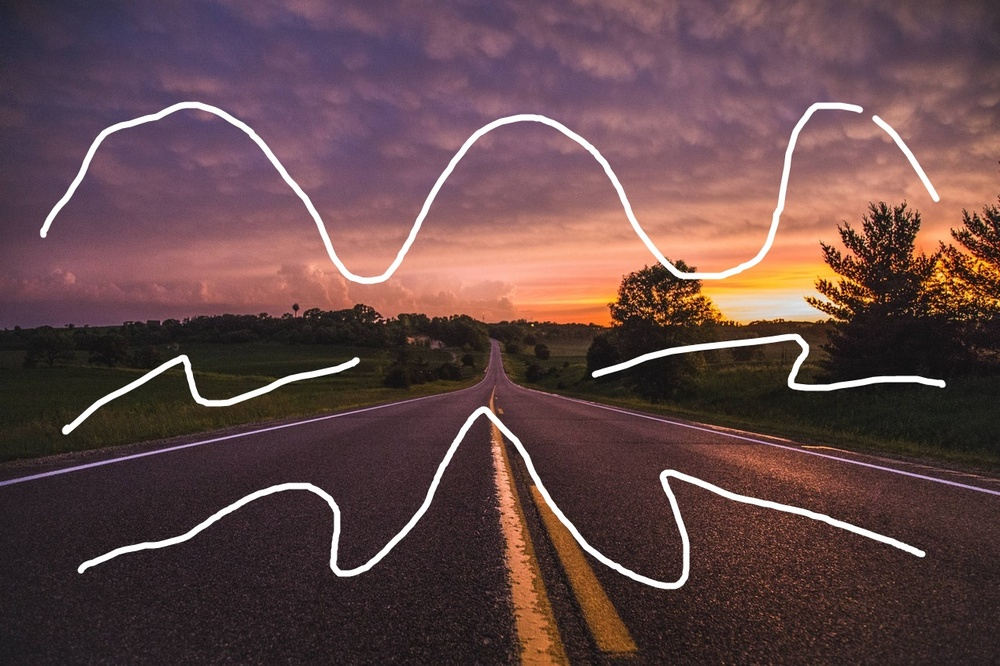
#> input picture HW3/road.jpg, 1000 x 666 px, shrunk from 1280 x 853 before the run
$ python watershed.py
#> lines starting #> are read from the running program, lines starting #| are printed output that depends on the picture; after the words box and inside, x2 and y2 are one past the last pixel; in counts of white or black regions, pixels touching at a corner belong together
import numpy as np
import cv2
from matplotlib import pyplot as plt

img = cv2.imread('road.jpg')
#> img is the input picture: shape (666, 1000, 3); mean B, G, R 72.7, 71.9, 99.5
img_orign = cv2.imread('road_orign.jpg')
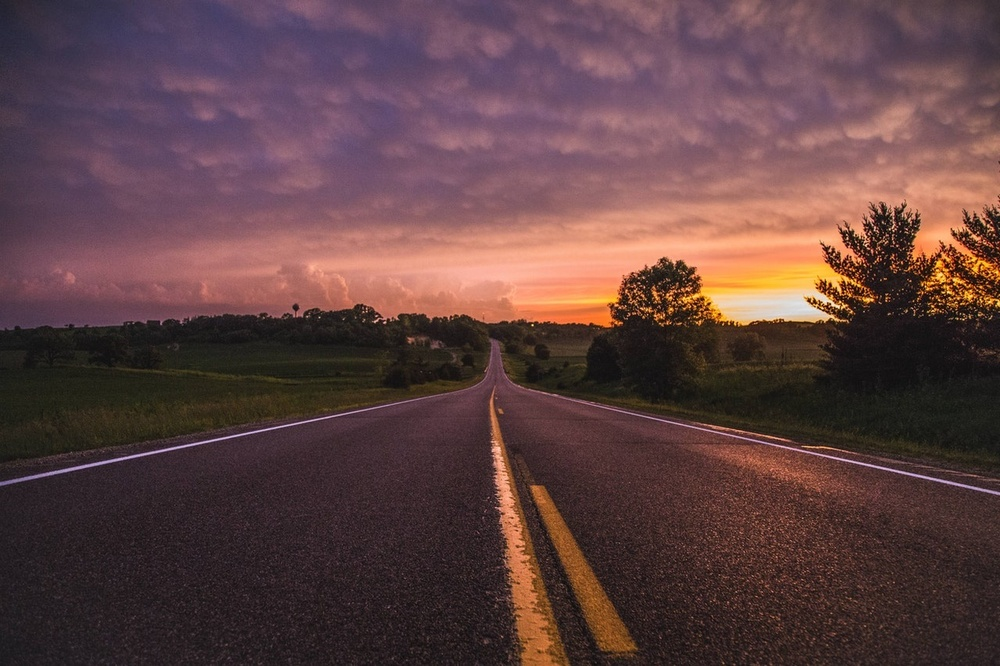
#> input picture HW3/road_orign.jpg, 1000 x 666 px, shrunk from 1280 x 853 before the run
#> img_orign is the input picture: shape (666, 1000, 3); mean B, G, R 66.7, 65.9, 94.6

gray = cv2.cvtColor(img,cv2.COLOR_BGR2GRAY) #轉換灰階
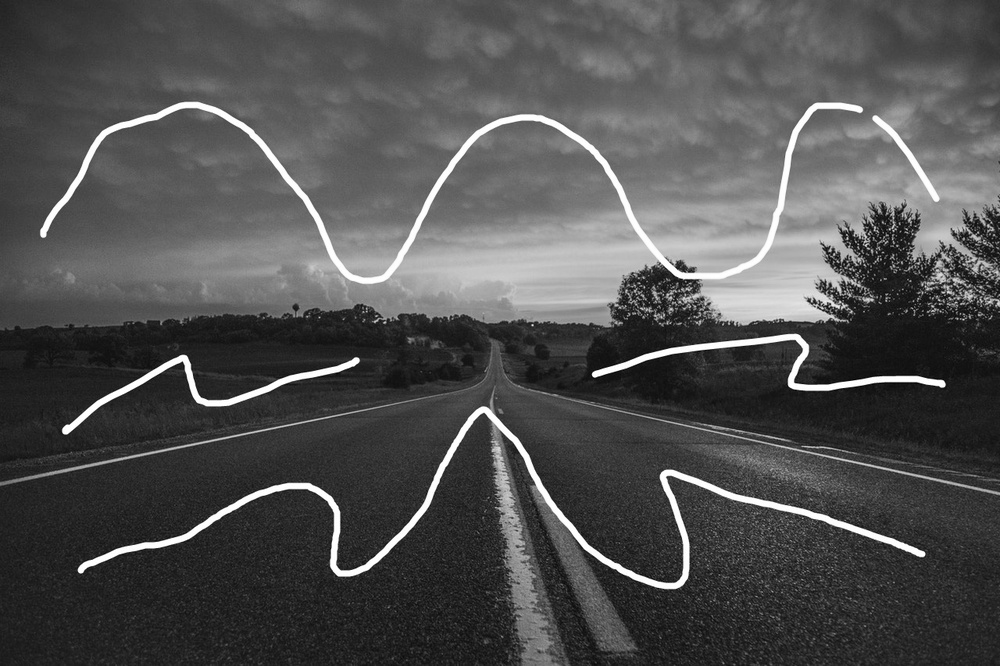
#> gray: shape (666, 1000); min 0, max 255, mean 80.3

Hist = cv2.calcHist([img], [0], None, [256], [0,256]) #cv2.calcHist(影像, 通道, 遮罩, 區間數量, 數值範圍)
#> Hist = 256 values, max 11056 at index 106, min 48 at index 226, mean 2601.6
#灰階影像==> 通道指定: [0]
#彩色影像==> [0], [1], [2] 指定藍色, 綠色, 紅色的通道
plt.plot(Hist)
plt.show()
#> figure, not shown here; curve peaks at x = 106, y = 11056

#-------------二值化-------------
#ret, thresh = cv2.threshold(gray,0,255,cv2.THRESH_BINARY_INV + cv2.THRESH_OTSU)
ret, thresh = cv2.threshold(gray,150,255,0) #cv2.THRESH_TRIANGLE
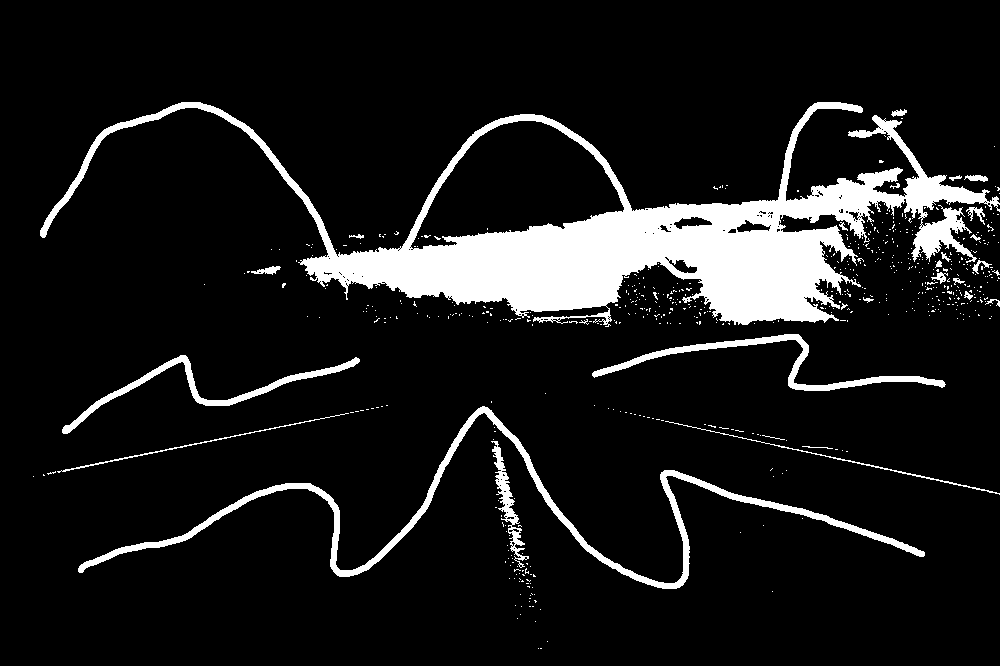
#> thresh: shape (666, 1000); 10.4% white; 590 white regions (562 under 20 px), largest, box (x1, y1, x2, y2) and area: (40, 102, 1000, 327) 51968, (78, 406, 925, 589) 7866, (592, 334, 946, 391) 2588
ret2, thresh2 = cv2.threshold(gray,105,255,1) #門檻值 二值化
#> thresh2: shape (666, 1000); 76.1% white; 1480 black regions (1406 under 20 px), largest, box (x1, y1, x2, y2) and area: (40, 56, 1000, 327) 127164, (78, 390, 926, 666) 12944, (592, 333, 946, 391) 2769
thresh3 = cv2.bitwise_or(thresh,thresh2)
#> thresh3: shape (666, 1000); 86.5% white; 3386 black regions (3290 under 20 px), largest, box (x1, y1, x2, y2) and area: (466, 56, 799, 211) 19714, (50, 207, 612, 324) 19237, (786, 90, 1000, 202) 12327

cv2.imshow("thresh",thresh)

cv2.imshow("thresh2",thresh2)

cv2.imshow("thresh3",thresh3)
cv2.waitKey(0)
#---------------------------------

# noise removal 去雜訊
kernel = np.ones((3,3),np.uint8)
opening = cv2.morphologyEx(thresh2,cv2.MORPH_OPEN,kernel, iterations = 2)
#> opening: shape (666, 1000); 73.1% white; 381 black regions (338 under 20 px), largest, box (x1, y1, x2, y2) and area: (40, 51, 1000, 329) 145291, (78, 390, 926, 666) 15885, (592, 333, 946, 391) 2771

# sure background area 噪音消除
sure_bg = cv2.dilate(opening,kernel,iterations=3)
#> sure_bg: shape (666, 1000); 80.7% white; 95 black regions (66 under 20 px), largest, box (x1, y1, x2, y2) and area: (57, 61, 1000, 324) 120424, (494, 422, 553, 666) 3523, (580, 52, 632, 77) 825

# Finding sure foreground area 尋找確定的前景區域
dist_transform = cv2.distanceTransform(opening,cv2.DIST_L2,5)
ret, sure_fg = cv2.threshold(dist_transform,0.55*dist_transform.max(),255,0)
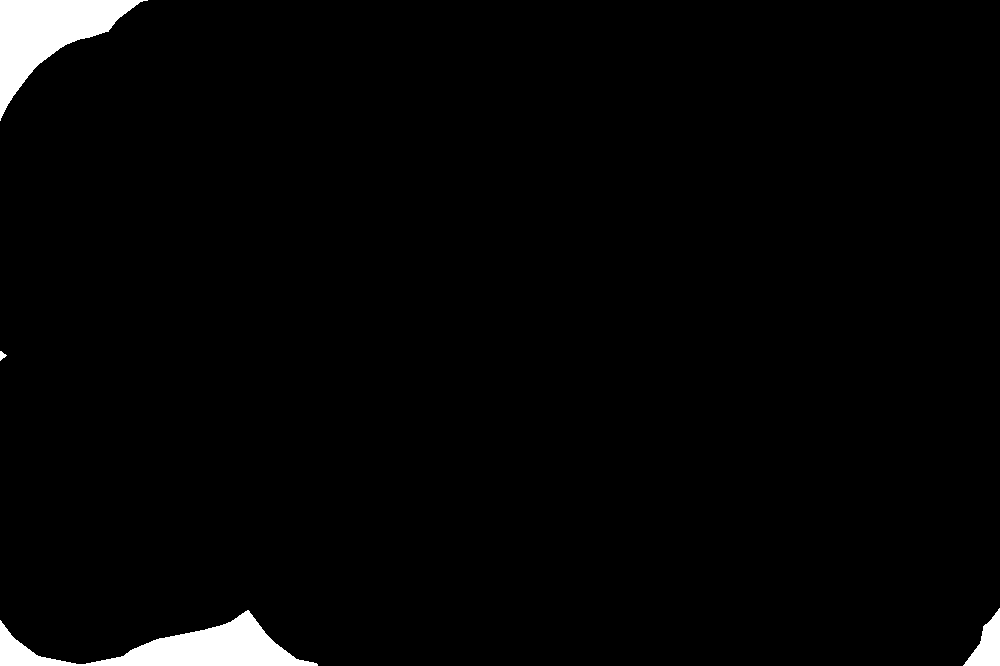
#> sure_fg: shape (666, 1000) float32; 2.3% white; 4 white regions, box (x1, y1, x2, y2) and area: (0, 0, 148, 121) 7068, (0, 610, 318, 666) 7058, (963, 608, 1000, 666) 1105, (0, 351, 7, 361) 39
#> ret = 90.81

# Finding unknown region 尋找未知地區
sure_fg = np.uint8(sure_fg)
unknown = cv2.subtract(sure_bg,sure_fg)
#> unknown: shape (666, 1000); 78.4% white; 99 black regions (66 under 20 px), largest, box (x1, y1, x2, y2) and area: (57, 61, 1000, 324) 120424, (0, 0, 148, 121) 7068, (0, 610, 318, 666) 7058

# Marker labelling 標記標籤
ret, markers = cv2.connectedComponents(sure_fg)
#> markers: shape (666, 1000) int32; 5 distinct labels, from 0 to 4
#> ret = 5

# Add one to all labels so that sure background is not 0, but 1
markers = markers + 1
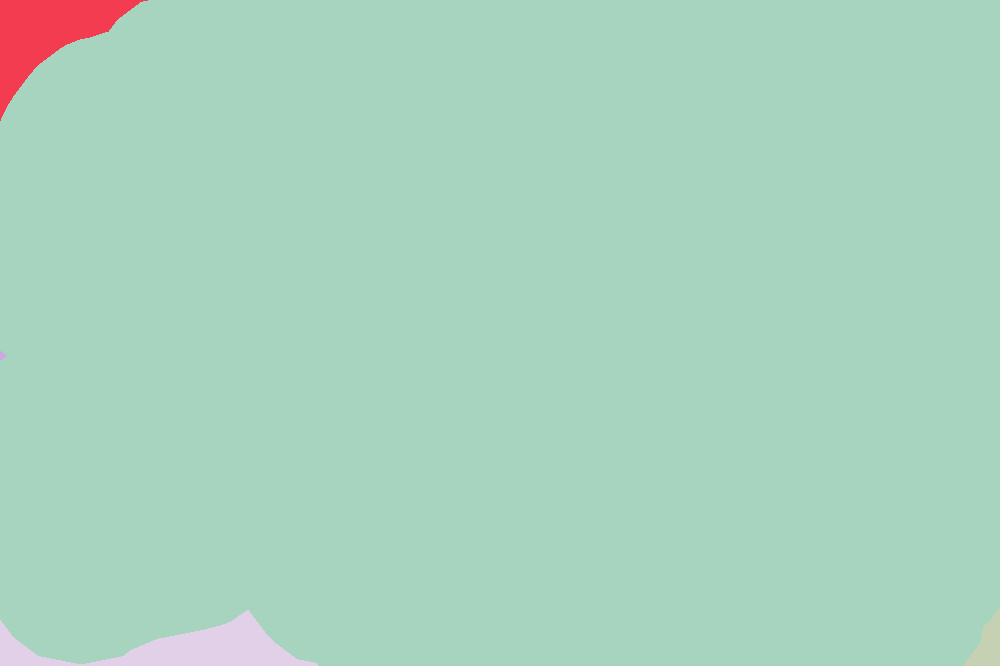
#> markers: shape (666, 1000) int32; 5 distinct labels, from 1 to 5; one colour per label, 0 black

# Now, mark the region of unknown with zero
markers[unknown == 255] = 0
#> markers: shape (666, 1000) int32; 6 distinct labels, from 0 to 5
markers = cv2.watershed(img_orign, markers)
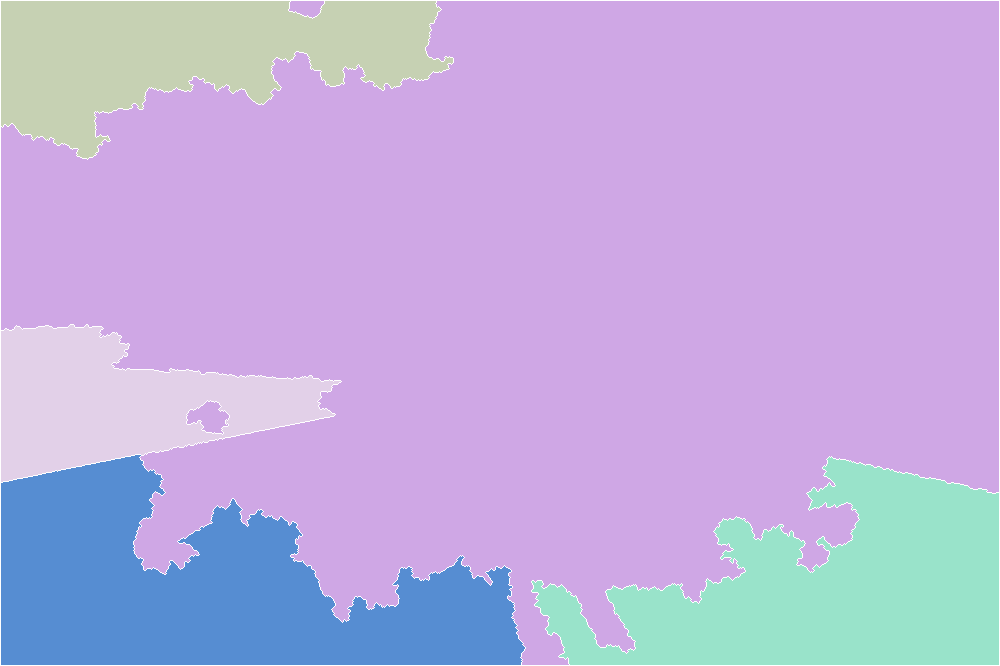
#> markers: shape (666, 1000) int32; 6 distinct labels, from -1 to 5; one colour per label, 0 black, -1 white
img_orign[markers == -1] = [255,0,0]
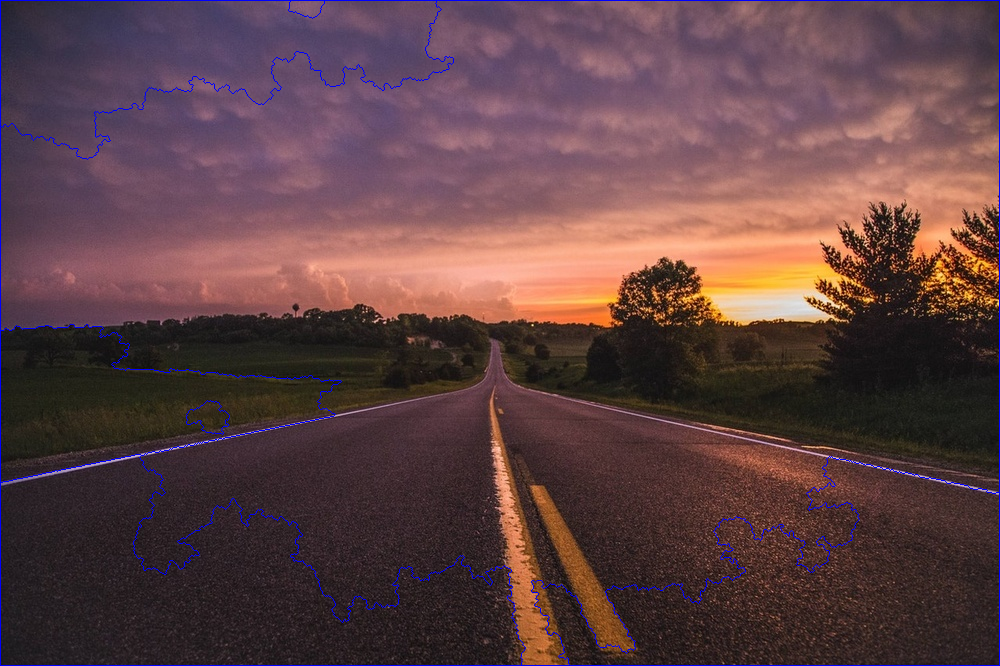
#> img_orign: shape (666, 1000, 3); 1.1% of pixels changed, all inside (x1, y1, x2, y2) = (0, 0, 1000, 666)

plt.subplot(2, 2, 1)
plt.title('img')
plt.imshow(img)

plt.subplot(2, 2, 2)
plt.title('img_orign')
plt.imshow(img_orign)

plt.subplot(2, 2, 3)
plt.title('markers')
plt.imshow(markers)

plt.subplot(2, 2, 4)
plt.title('thresh3')
plt.imshow(thresh3)
#plt.savefig('./markers.jpg')

#cv2.imshow("img_orign",img_orign)
#cv2.waitKey(0)
plt.show()
#> figure, not shown here; B, G, R data is drawn as R, G, B
